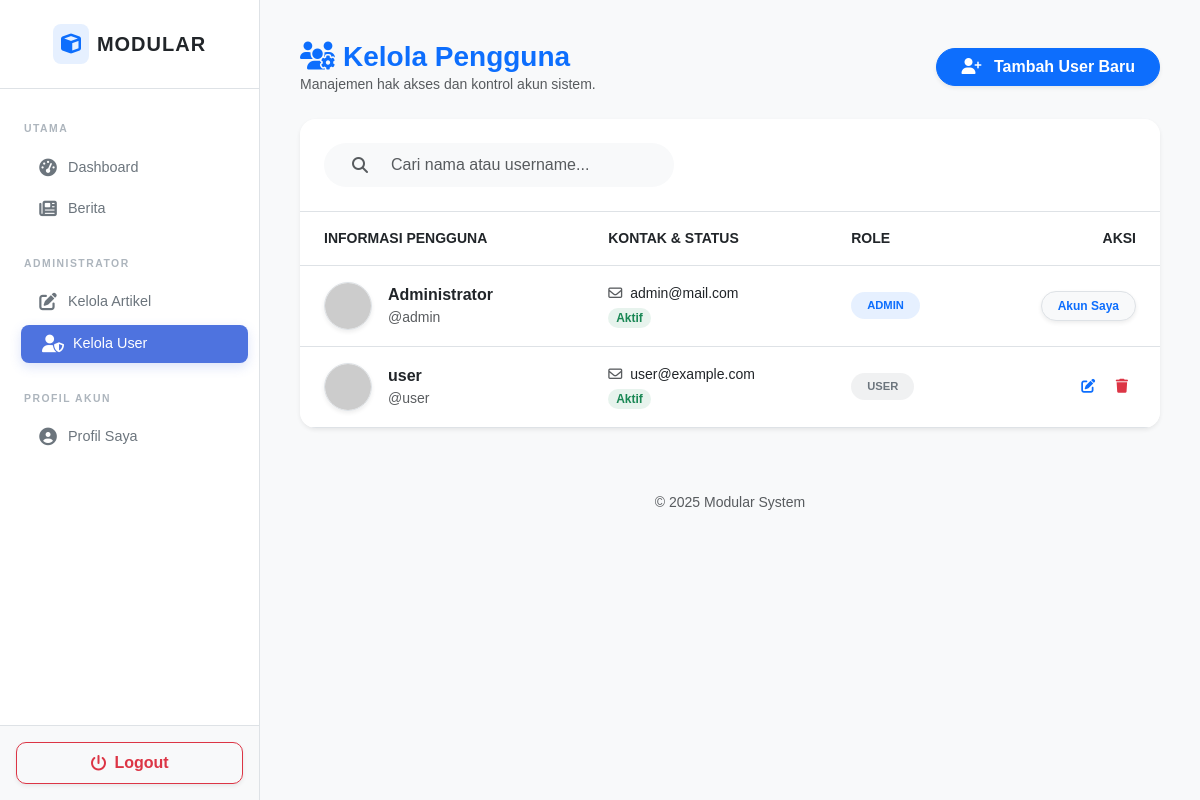
The app's page /index.php/user/index (signed in), older data.
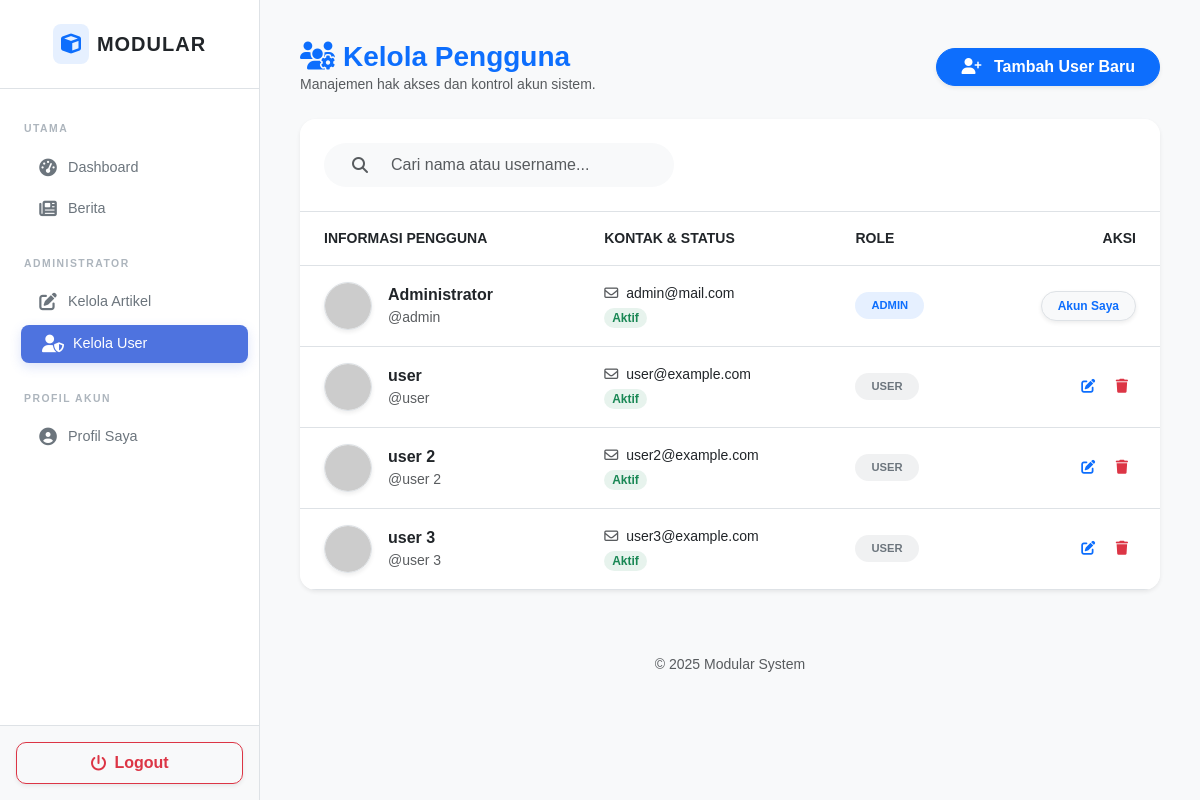
The same page, newer data.
### tables this page shows
CREATE TABLE `user` (
  `id` int(11) NOT NULL,
  `username` varchar(50) NOT NULL,
  `password` varchar(255) NOT NULL,
  `foto` varchar(255) DEFAULT NULL,
  `nama` varchar(100) NOT NULL,
  `email` varchar(100) DEFAULT NULL,
  `no_hp` varchar(20) DEFAULT NULL,
  `telepon` varchar(20) DEFAULT NULL,
  `role` enum('admin','user') DEFAULT 'user',
  `otp` int(6) DEFAULT NULL,
  `is_active` tinyint(1) DEFAULT 1,
  `gambar` varchar(255) DEFAULT NULL
);

### config.php (called while the page is built)
<?php
$config = [
    'host' => 'localhost',
    'username' => 'root',
    'password' => '',
    'db_name' => 'latihan_oop'
];
?>

### class/Database.php (called while the page is built, shortened)
<?php
class Database
{
    protected $host;
    protected $user;
    protected $password;
    protected $db_name;
    public $pdo;
    public function __construct()
    {
        $this->conn = new mysqli($this->host, $this->user, $this->password, $this->db_name);
        try {
            $dsn = "mysql:host=" . $this->host . ";dbname=" . $this->db_name . ";charset=utf8mb4";
            $options = [
                PDO::ATTR_ERRMODE            => PDO::ERRMODE_EXCEPTION,
                PDO::ATTR_DEFAULT_FETCH_MODE => PDO::FETCH_ASSOC,
                PDO::ATTR_EMULATE_PREPARES   => false,
            ];
            $this->pdo = new PDO($dsn, $this->user, $this->password, $options);
        } catch (PDOException $e) {
            die("Koneksi PDO Gagal: " . $e->getMessage());
        }
    }
    private function getConfig()
    {
        if (file_exists(__DIR__ . "/../config.php")) {
            include __DIR__ . "/../config.php";
            $this->host     = $config['host'];
            $this->user     = $config['username'];
            $this->password = $config['password'];
            $this->db_name  = $config['db_name'];
        } else {
            $this->host     = "localhost";
            $this->user     = "root";
            $this->password = "";
            $this->db_name  = "latihan_oop";
        }
    }
    public function runQuery($sql, $params = [])
    {
        try {
            $stmt = $this->pdo->prepare($sql);
            $stmt->execute($params);
            return $stmt;
        } catch (PDOException $e) {
            die("<div style='color:red; font-family:sans-serif; padding:20px; border:1px solid red;'>
                    <strong>Database Error:</strong> " . $e->getMessage() . "<br>
                    <strong>SQL Query:</strong> <code>" . htmlspecialchars($sql) . "</code>
                 </div>");
        }
    }
}
?>

### module/user/index.php (the view, shortened to what this page needs)
<?php
$is_admin = (isset($_SESSION['is_login']) && $_SESSION['role'] === 'admin');
if ($is_admin) {
    $db = new Database();
    $stmt = $db->runQuery("SELECT * FROM user ORDER BY role ASC, nama ASC");
    $data_user = $stmt->fetchAll(PDO::FETCH_ASSOC);
}
?>
<?php if (!$is_admin): ?>
    <div class="d-flex align-items-center justify-content-center" style="min-height: 80vh;">
        <div class="card border-0 shadow-lg rounded-4 p-4" style="width: 100%; max-width: 400px;">
            <div class="text-center mb-4">
                <i class="fas fa-user-shield fa-3x text-primary mb-3"></i>
                <h3 class="fw-bold">Admin Login</h3>
                <p class="text-muted small">Silakan masuk untuk mengelola pengguna</p>
            </div>
            <?php if (isset($message)) echo $message; ?>
            <form method="POST">
                <div class="mb-3">
                    <label class="form-label small fw-bold">Username / Email</label>
                    <input type="text" name="username" class="form-control rounded-pill px-3" required placeholder="Masukkan username">
                </div>
                <div class="mb-4">
                    <label class="form-label small fw-bold">Password</label>
                    <input type="password" name="password" class="form-control rounded-pill px-3" required placeholder="******">
                </div>
                <button type="submit" name="login" class="btn btn-primary w-100 rounded-pill fw-bold shadow-sm">
                    MASUK SEKARANG
                </button>
            </form>
        </div>
    </div>
<?php else: ?>
    <div class="fade-in px-3 mt-3">
        <div class="d-flex align-items-center justify-content-between mb-4">
            <div>
                <h1 class="h3 mb-0 text-primary fw-bold"><i class="fas fa-users-cog me-2"></i>Kelola Pengguna</h1>
                <p class="text-muted small mb-0">Manajemen hak akses dan kontrol akun sistem.</p>
            </div>
            <a href="/lab11_php_oop/index.php/user/tambah" class="btn btn-primary shadow-sm rounded-pill px-4 fw-bold transition-scale">
                <i class="fas fa-user-plus me-2"></i> Tambah User Baru
            </a>
        </div>
        <div class="card border-0 shadow-sm rounded-4 overflow-hidden mb-5">
            <div class="card-body p-0">
                <div class="p-4 bg-white border-bottom">
                    <div class="input-group bg-light rounded-pill px-3 py-1" style="max-width: 350px;">
                        <span class="input-group-text bg-transparent border-0 text-muted"><i class="fas fa-search"></i></span>
                        <input type="text" id="searchUser" class="form-control bg-transparent border-0 shadow-none" placeholder="Cari nama atau username...">
                    </div>
                </div>
                <div class="table-responsive">
                    <table class="table table-hover align-middle mb-0" id="tableUser">
                        <thead class="bg-light text-uppercase small fw-bold text-muted">
                            <tr>
                                <th class="ps-4 py-3">Informasi Pengguna</th>
                                <th class="py-3">Kontak & Status</th>
                                <th class="py-3">Role</th>
                                <th class="py-3 text-end pe-4">Aksi</th>
                            </tr>
                        </thead>
                        <tbody>
                            <?php foreach($data_user as $row): ?>
                            <tr class="transition">
                                <td class="ps-4 py-3">
                                    <div class="d-flex align-items-center">
                                        <?php
                                            $foto = !empty($row['foto']) ? $row['foto'] : "https://ui-avatars.com/api/?name=" . urlencode($row['nama']) . "&background=4e73df&color=fff&size=128&bold=true";
                                        ?>
                                        <img src="<?= $foto ?>" class="rounded-circle me-3 border shadow-sm" width="48" height="48" style="object-fit: cover;">
                                        <div>
                                            <div class="fw-bold text-dark"><?= htmlspecialchars($row['nama']) ?></div>
                                            <div class="small text-muted">@<?= htmlspecialchars($row['username']) ?></div>
                                        </div>
                                    </div>
                                </td>
                                <td>
                                    <div class="small text-dark mb-1"><i class="far fa-envelope me-2 text-muted"></i><?= htmlspecialchars($row['email'] ?? '-') ?></div>
                                    <div class="d-flex align-items-center">
                                        <?php if(isset($row['is_active']) && $row['is_active'] == 1): ?>
                                            <span class="badge bg-success bg-opacity-10 text-success rounded-pill px-2">Aktif</span>
                                        <?php else: ?>
                                            <span class="badge bg-warning bg-opacity-10 text-warning rounded-pill px-2">Pending</span>
                                        <?php endif; ?>
                                    </div>
                                </td>
                                <td>
                                    <span class="badge <?= $row['role'] == 'admin' ? 'bg-primary text-primary' : 'bg-secondary text-secondary' ?> bg-opacity-10 px-3 py-2 rounded-pill text-uppercase" style="font-size: 0.7rem;">
                                        <?= $row['role'] ?>
                                    </span>
                                </td>
                                <td class="text-end pe-4">
                                    <?php if($row['username'] != $_SESSION['username']): ?>
                                        <a href="/lab11_php_oop/index.php/user/edit?id=<?= $row['id'] ?>" class="btn btn-sm btn-outline-primary border-0"><i class="fas fa-edit"></i></a>
                                        <a href="/lab11_php_oop/index.php/user/hapus?id=<?= $row['id'] ?>" class="btn btn-sm btn-outline-danger border-0" onclick="return confirm('Hapus user?')"><i class="fas fa-trash"></i></a>
                                    <?php else: ?>
                                        <a href="/lab11_php_oop/index.php/user/profile" class="badge bg-light text-primary border px-3 py-2 rounded-pill text-decoration-none shadow-sm">Akun Saya</a>
                                    <?php endif; ?>
                                </td>
                            </tr>
                            <?php endforeach; ?>
                        </tbody>
                    </table>
                </div>
            </div>
        </div>
    </div>
<?php endif; ?>

### index.php (shortened to what this page needs)
<?php
include "config.php";
require_once "class/Database.php";
$path = isset($_SERVER['PATH_INFO']) ? $_SERVER['PATH_INFO'] : '/home/index';
$segments = explode('/', trim($path, '/'));
$mod = isset($segments[0]) ? $segments[0] : 'home';
$page = isset($segments[1]) ? $segments[1] : 'index';
$public_pages = ['login', 'daftar', 'lupa_password', 'verifikasi'];
if ($mod == 'user' && in_array($page, $public_pages)) {
    $is_public = true;
} else {
    $is_public = false;
}
$file = "module/{$mod}/{$page}.php";
?>
<!DOCTYPE html>
<html lang="id">
<head>
    <link href="https://cdn.jsdelivr.net/npm/bootstrap@5.3.0/dist/css/bootstrap.min.css" rel="stylesheet">
    <link rel="stylesheet" href="https://cdnjs.cloudflare.com/ajax/libs/font-awesome/6.4.0/css/all.min.css">
</head>
<body>
<?php if ($is_public): ?>
    <div class="login-wrapper">
        <?php if (file_exists($file)) include $file; ?>
    </div>
<?php else: ?>
    <div class="container-fluid p-0 h-100">
        <div class="row g-0 h-100 flex-nowrap">
            <div class="col-auto px-0 h-100">
                <?php include "template/sidebar.php"; ?>
            </div>
            <div class="col p-4 h-100 bg-light" style="overflow-y: auto;">
                <?php
                    if (file_exists($file)) {
                        include $file;
                    } else {
                        echo "<div class='alert alert-danger'>Halaman tidak ditemukan.</div>";
                    }
                ?>
                <footer class="mt-5 text-muted small text-center py-3">
                    &copy; <?= date('Y') ?> Modular System
                </footer>
            </div>
        </div>
    </div>
<?php endif; ?>
</body>
</html>

### template/sidebar.php (shortened to what this page needs)
<?php
global $mod, $page;
function isActive($targetMod, $targetPage) {
    global $mod, $page;
    if ($mod == $targetMod && $page == $targetPage) {
        return 'active-menu shadow-sm';
    }
    return 'text-secondary hover-menu';
}
?>
<div class="sidebar d-flex flex-column flex-shrink-0 bg-white shadow-sm h-100 border-end"
     style="width: 260px; transition: all 0.3s ease;">
    <div class="sidebar-brand d-flex align-items-center justify-content-center py-4 px-3 border-bottom mb-2">
        <div class="logo-wrapper bg-primary bg-opacity-10 p-2 rounded-3 me-2 logo-anim">
            <i class="fas fa-cube text-primary fa-lg"></i>
        </div>
        <span class="fs-5 fw-bold text-dark" style="letter-spacing: 1px;">MODULAR</span>
    </div>
    <div class="list-group list-group-flush px-3 py-3 flex-grow-1 gap-1" style="overflow-y: auto;">
        <div class="nav-label mb-2 ms-2 mt-2">UTAMA</div>
        <a href="/lab11_php_oop/index.php/home/index" class="list-group-item list-group-item-action py-2 rounded-3 border-0 d-flex align-items-center <?= isActive('home', 'index') ?>">
            <i class="fas fa-tachometer-alt icon-box text-center"></i>
            <span class="ms-1">Dashboard</span>
        </a>
        <a href="/lab11_php_oop/index.php/artikel/list" class="list-group-item list-group-item-action py-2 rounded-3 border-0 d-flex align-items-center <?= isActive('artikel', 'list') ?>">
            <i class="fas fa-newspaper icon-box text-center"></i>
            <span class="ms-1">Berita</span>
        </a>
        <?php if(isset($_SESSION['role']) && $_SESSION['role'] == 'admin'): ?>
            <div class="nav-label mb-2 mt-4 ms-2">ADMINISTRATOR</div>
            <a href="/lab11_php_oop/index.php/artikel/index" class="list-group-item list-group-item-action py-2 rounded-3 border-0 d-flex align-items-center <?= isActive('artikel', 'index') ?>">
                <i class="fas fa-edit icon-box text-center"></i>
                <span class="ms-1">Kelola Artikel</span>
            </a>
            <a href="/lab11_php_oop/index.php/user/index" class="list-group-item list-group-item-action py-2 rounded-3 border-0 d-flex align-items-center <?= isActive('user', 'index') ?>">
                <i class="fas fa-user-shield icon-box text-center"></i>
                <span class="ms-1">Kelola User</span>
            </a>
        <?php endif; ?>
        <div class="nav-label mb-2 mt-4 ms-2">PROFIL AKUN</div>
        <a href="/lab11_php_oop/index.php/user/profile" class="list-group-item list-group-item-action py-2 rounded-3 border-0 d-flex align-items-center <?= isActive('user', 'profile') ?>">
            <i class="fas fa-user-circle icon-box text-center"></i>
            <span class="ms-1">Profil Saya</span>
        </a>
    </div>
    <div class="p-3 border-top bg-light">
        <a href="/lab11_php_oop/index.php/user/logout"
           class="btn btn-outline-danger w-100 fw-bold shadow-sm py-2 d-flex align-items-center justify-content-center btn-logout"
           onclick="return confirm('Apakah Anda yakin ingin keluar dari sistem?')">
            <i class="fas fa-power-off me-2"></i> Logout
        </a>
    </div>
</div>

### template/sidebar.php (style rules this page uses)
.nav-label { font-size: 0.65rem; font-weight: 700; color: #adb5bd; letter-spacing: 1.5px; }
.icon-box { width: 32px; font-size: 1.1rem; transition: all 0.3s; }
.list-group-item { background: transparent; transition: all 0.2s ease; font-size: 0.9rem; font-weight: 500; }
.active-menu { background-color: #4e73df !important; color: #ffffff !important; transform: translateX(5px); box-shadow: 0 4px 12px rgba(78, 115, 223, 0.2) !important; }
.active-menu .icon-box { color: #ffffff; }
.logo-anim { animation: logoPulse 2s infinite; }
.btn-logout { border-radius: 10px; transition: 0.3s; }

### module/user/index.php (style rules this page uses)
.transition { transition: all 0.2s ease; }
.fade-in { animation: fadeIn 0.8s ease-out; }

Row changes from the older to the newer data that the page shows:
added user: nama "user 2", username "user 2", email "user2@example.com", is_active "Aktif", role "USER"
added user: nama "user 3", username "user 3", email "user3@example.com", is_active "Aktif", role "USER"
